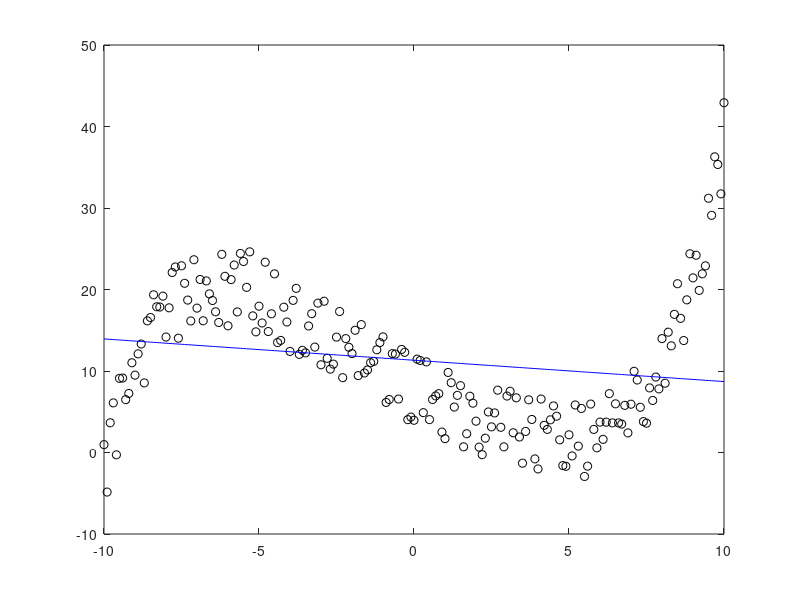

This chart was generated by the following MATLAB code: (Note: this script raises an error after producing the figure.)
%% generate data
clear
clc

rng(1001)
x = -10:0.1:10; % independent variable
% y - dependent variable
y = 0.0004 * x.^5 + 0.1 * x.^2 - 2 * x + 3 + 10 * rand(size(x));

% plot data
figure(1)
plot(x, y, 'ko')

%% Linear regression

% matlab functions: polyfit, polyval
% linear regression equiv. to polynomial model of degree 1
poly1 = polyfit(x, y, 1)

y_pred = polyval(poly1, x)

% random, out-of-data query within range of data
% (i.e., range of independent variable x)
x_query = -10 + 20 * rand()
% prediction of the dependent variable for the query
y_query_pred = polyval(poly1, x_query)

hold on
plot(x, y_pred, 'b-') % plot linear model
% plot query point; on the regression line
plot(x_query, y_query_pred, 'rD')
% plot (mean_x, mean_y) point; on the regression line
plot(mean(x), mean(y), 'rs')
hold off

% prediction error: desired/given minus predicted values for dependent
% variable
error = y - y_pred
% mean square error
mse_poly1 = mean(error .^ 2)
% mean absolute error
mae_poly1 = mean(abs(error))

% correlation coefficient
r = corrcoef(x, y)
r = r(1, 2)
r2 = r^2

%% Polynomial regression

deg3 = 3;
poly3 = polyfit(x, y, deg3);
y_pred3 = polyval(poly3, x);

deg4 = 4;
poly4 = polyfit(x, y, deg4);
y_pred4 = polyval(poly4, x);

deg5 = 5;
poly5 = polyfit(x, y, deg5);
y_pred5 = polyval(poly5, x);

deg_overfit = 10;
poly_overfit = polyfit(x, y, deg_overfit);
y_pred_overfit = polyval(poly_overfit, x);


% plot regression polynomial curves
hold on
plot(x, y_pred3, 'g-')
plot(x, y_pred4, 'c-')
plot(x, y_pred5, 'm-')
plot(x, y_pred_overfit, 'r-', 'LineWidth', 2)
hold off

% compute MSE values
error3 = y - y_pred3;
mse_poly3 = mean(error3 .^ 2)
error4 = y - y_pred4;
mse_poly4 = mean(error4 .^ 2)
error5 = y - y_pred5;
mse_poly5 = mean(error5 .^ 2)

error_overfit = y - y_pred_overfit;
mse_poly_overfit = mean(error_overfit .^ 2)

%% General Regression

% use basis functions: e^x, e^(x+1), e^(x-1), e^(x+2), e^(x-2)
% function class: f(x) = a1 * e^x + a2 *  e^(x+1) + a3 *  e^(x-1) + a4 *  e^(x+2) + a5 *  e^(x-2)
% unknowns to compute -> coefficients a1, a2, a3, a4, a5

% evaluate basis functions at the given data points
% i.e., at the independent variable x
f1 = exp(x)';
f2 = exp(x+1)';
f3 = exp(x-1)';
f4 = exp(x+2)';
f5 = exp(x-2)';

% for matrix of data
M = [f1 f2 f3 f4 f5]

% compute coefficients using the Moore-Penrose pseudo-inverse matrix and the
% vector of values for the dependent variable
a_coeff = pinv(M) * y'

% compute prediction for given data points, i.e., stored in matrix M
y_pred_exp = M * a_coeff

% plot prediction curve
hold on
plot(x, y_pred_exp, 'r-')
hold off

% query model for new data point, i.e., x_query
x_query = -10 + 20 * rand()
% compute the values of the basis function at x_query
f_values = [exp(x_query) exp(x_query+1) exp(x_query-1) exp(x_query+2) exp(x_query-2)];
% compute predicted model (function) value y_query_pred
y_query_pred = f_values * a_coeff

% plot query point; the point must be on the prediction curve
hold on
plot(x_query, y_query_pred, 'mD')
hold off
